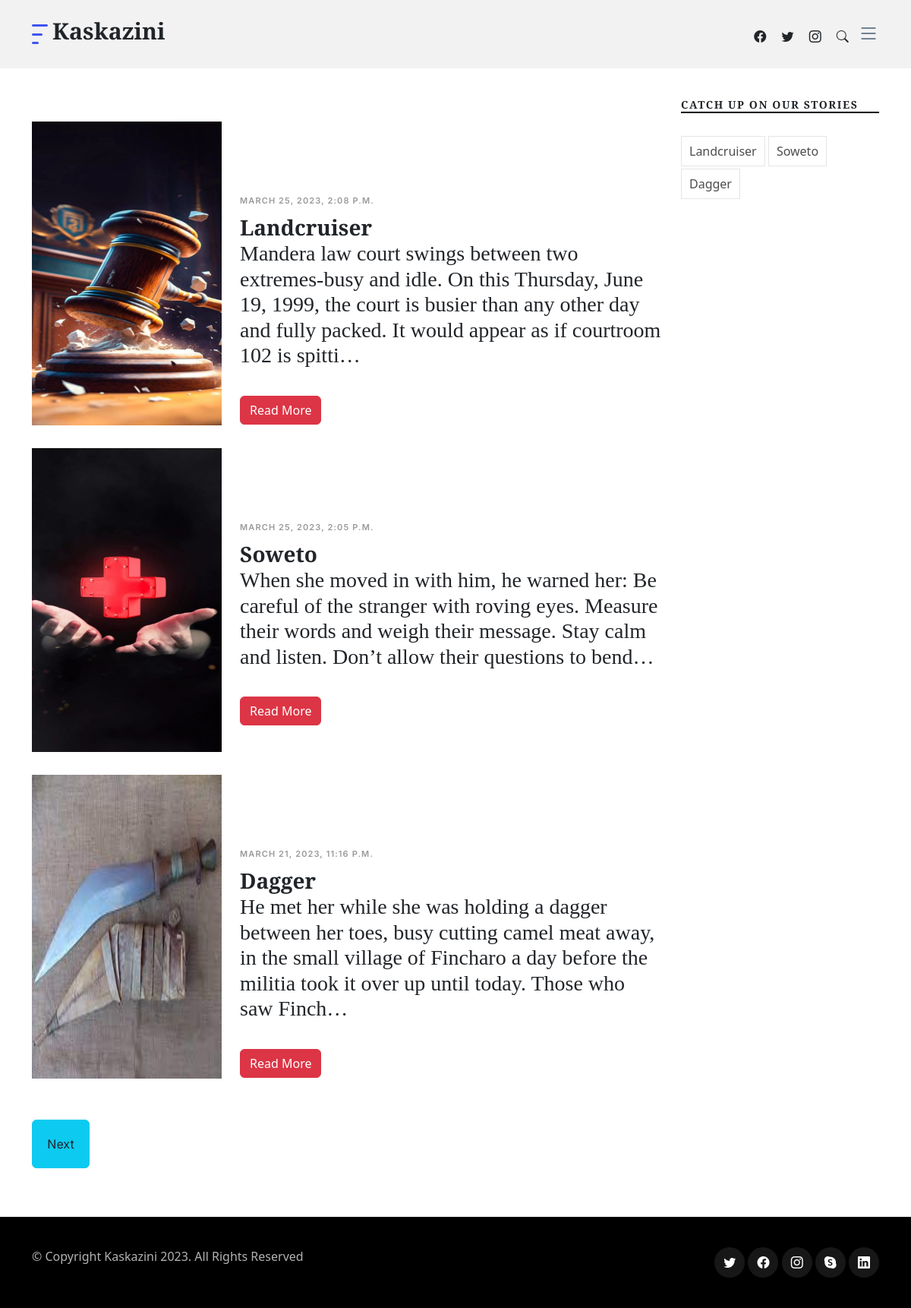
The page / on the database its author committed.
### blog/models.py (models this page shows, shortened)
class Post(models.Model):
    STATUS_CHOICES = (
        ('draft', 'Draft'),
        ('published', 'Published'),
    )
    title = models.CharField(max_length=250)
    slug = models.SlugField()
    author = models.ForeignKey(User, on_delete=models.CASCADE)
    publish = models.DateTimeField(default=timezone.now)
    image = models.ImageField(upload_to='img/uploads', blank=True, null=True)
    created = models.DateTimeField(auto_now_add=True)
    updated = models.DateTimeField(auto_now=True)
    status = models.CharField(max_length=10, choices=STATUS_CHOICES, default='draft')
    body = RichTextField(blank=True, null= True)
    tags = models.ManyToManyField(Tag, blank=True)
    class Meta:
        ordering = ('-publish',)

### blog/views.py (the view)
# urls.py: path('', HomeListView.as_view(), name='home'),
class HomeListView(ListView):
    model = Post
    template_name = 'blog/home.html' # name of your home template
    paginate_by=3

### blog/templates/blog/home.html (shortened to what this page needs)
{% extends "blog/base.html" %}
{% load static%}
{%block content%}
<main id="main">
  <section id="search-result" class="search-result">
    <div class="container">
      <div class="row">
        <div class="col-md-9">
          {% for post in object_list %}
          <div class="d-md-flex post-entry-2 small-img">
            <a href="{% url 'full-article' post.slug %}" class="me-4 thumbnail">
              {% if post.image %}
                <img src="{{ post.image.url }}" height='400px' width='250px' alt="{{ post.title }}">
              {% endif %}
            </a>
            <div><br/><br/><br/><br/>
              <div class="post-meta">  <span>{{post.publish}}</span></div>
              <h3><a href="{% url 'full-article' post.slug %}"></a><b>{{post.title}}</b>   <br><div class="body">{{ post.body|safe|truncatechars:200}}</div> </a></h3>
              <a href="{% url 'full-article' post.slug %}"><button type="button" class="btn btn-danger"> Read More</button></a>
            </div>
          </div>
          {%endfor%}
          {% if is_paginated%}
          <div class="text-start py-4">
            <div class="custom-pagination">
              {%if page_obj.has_next %}
              <button type="button" class="btn btn-info"><a href="?page={{page_obj.next_page_number}}">Next</a></button>
              {% endif %}
            </div>
          </div>
          {% endif %}
        </div>
        <div class="col-md-3">
          <div class="aside-block">
            <h3 class="aside-title">Catch up on our stories</h3>
            <ul class="aside-tags list-unstyled">
              {% for post in object_list %}
              <li><a href="{% url 'full-article' post.slug %}">{{post.title}}</a></li>
              {%endfor%}
            </ul>
          </div>
        </div>
      </div>
    </div>
  </section>
</main>
{% endblock %}

### blog/templates/blog/base.html (shortened to what this page needs)
{%load static%}
<!DOCTYPE html>
<html lang="en">
<head>
  <link href="{% static "assets/vendor/bootstrap/css/bootstrap.min.css" %}" rel="stylesheet">
  <link href="{% static "assets/vendor/bootstrap-icons/bootstrap-icons.css" %}" rel="stylesheet">
  <link href="{% static "assets/vendor/swiper/swiper-bundle.min.css" %}" rel="stylesheet">
  <link href="{% static "assets/vendor/glightbox/css/glightbox.min.css" %}" rel="stylesheet">
  <link href="{% static "assets/vendor/aos/aos.css" %}" rel="stylesheet">
  <link href="{% static "assets/css/variables.css" %}" rel="stylesheet">
  <link href="{% static "assets/css/main.css" %}" rel="stylesheet">
</head>
<body>
  <header id="header" class="header d-flex align-items-center fixed-top">
    <div class="container-fluid container-xl d-flex align-items-center justify-content-between">
      <a href="{% url 'home' %}" class="logo d-flex align-items-center">
        <img src="{% static "assets/img/logo.png" %}" alt="">
        <h1>Kaskazini</h1>
      </a>
      <div class="position-relative">
        <a href="www.faceboo.com" class="mx-2"><span class="bi-facebook"></span></a>
        <a href="#" class="mx-2"><span class="bi-twitter"></span></a>
        <a href="#" class="mx-2"><span class="bi-instagram"></span></a>
        <a href="#" class="mx-2 js-search-open"><span class="bi-search"></span></a>
        <i class="bi bi-list mobile-nav-toggle"></i>
      </div>
    </div>
  </header>
  <main id="main">
    {% block content%}
    {% endblock%}
</main>
  <footer id="footer" class="footer">
    <div class="footer-legal">
      <div class="container">
        <div class="row justify-content-between">
          <div class="col-md-6 text-center text-md-start mb-3 mb-md-0">
            <div class="copyright">
              © Copyright <strong><span>Kaskazini</span></strong> 2023. All Rights Reserved
            </div>
          </div>
          <div class="col-md-6">
            <div class="social-links mb-3 mb-lg-0 text-center text-md-end">
              <a href="#" class="twitter"><i class="bi bi-twitter"></i></a>
              <a href="#" class="facebook"><i class="bi bi-facebook"></i></a>
              <a href="#" class="instagram"><i class="bi bi-instagram"></i></a>
              <a href="#" class="google-plus"><i class="bi bi-skype"></i></a>
              <a href="#" class="linkedin"><i class="bi bi-linkedin"></i></a>
            </div>
          </div>
        </div>
      </div>
    </div>
  </footer>
</body>
</html>

### blog/static/assets/css/variables.css (style rules this page uses)
:root { --font-default: 'EB Garamond', system-ui, -apple-system, "Segoe UI", Roboto, "Helvetica Neue", Arial, "Noto Sans", "Liberation Sans", sans-serif, "Apple Color Emoji", "Segoe UI Emoji", "Segoe UI Symbol", "Noto Color Emoji"; --font-primary: 'EB Garamond', serif; --font-secondary: 'Inter', sans-serif; --color-default: #212529; --color-default-rgb: 33, 37, 41; --color-links: #212529; --color-links-hover: #15171a; --color-primary: #212529; --color-primary-light: #26282c; --color-primary-dark: #0b0c0e; --color-primary-rgb: 33, 37, 41; --color-primary-light-rgb: 38, 40, 44; --color-primary-dark-rgb: 11, 12, 14; --color-secondary: #596d80; --color-secondary-light: #8498aa; --color-secondary-dark: #404f5c; --color-secondary-rgb: 89, 109, 128; --color-secondary-light-rgb: 132, 152, 170; --color-secondary-dark-rgb: 64, 79, 92; --color-blue: #0d6efd; --color-blue-rgb: 13, 110, 253; --color-indigo: #6610f2; --color-indigo-rgb: 102, 16, 242; --color-purple: #6f42c1; --color-purple-rgb: 111, 66, 193; --color-pink: #f3268c; --color-pink-rgb: 243, 38, 140; --color-red: #df1529; --color-red-rgb: 223, 21, 4; --color-orange: #fd7e14; --color-orange-rgb: 253, 126, 20; --color-yellow: #ffc107; --color-yellow-rgb: 255, 193, 7; --color-green: #059652; --color-green-rgb: 5, 150, 82; --color-teal: #20c997; --color-teal-rgb: 32, 201, 151; --color-cyan: #0dcaf0; --color-cyan-rgb: 13, 202, 240; --color-white: #ffffff; --color-white-rgb: 255, 255, 255; --color-gray: #6c757d; --color-gray-rgb: 108, 117, 125; --color-black: #000000; --color-black-rgb: 0, 0, 0; }
:root { --bs-blue: var(--color-blue); --bs-indigo: var(--color-indigo); --bs-purple: var(--color-purple); --bs-pink: var(--color-pink); --bs-red: var(--color-red); --bs-orange: var(--color-orange); --bs-yellow: var(--color-yellow); --bs-green: var(--color-green); --bs-teal: var(--color-teal); --bs-cyan: var(--color-cyan); --bs-white: var(--color-white); --bs-gray: var(--color-gray); --bs-gray-dark: #343a40; --bs-gray-100: #f8f9fa; --bs-gray-200: #e9ecef; --bs-gray-300: #dee2e6; --bs-gray-400: #ced4da; --bs-gray-500: #adb5bd; --bs-gray-600: #6c757d; --bs-gray-700: #495057; --bs-gray-800: #343a40; --bs-gray-900: #212529; --bs-primary: var(--color-blue); --bs-secondary: var(--color-blue); --bs-success: #198754; --bs-info: #0dcaf0; --bs-warning: #ffc107; --bs-danger: #dc3545; --bs-light: #f8f9fa; --bs-dark: #212529; --bs-primary-rgb: var(--color-primary-rgb); --bs-secondary-rgb: var(--color-secondary-rgb); --bs-success-rgb: 25, 135, 84; --bs-info-rgb: 13, 202, 240; --bs-warning-rgb: 255, 193, 7; --bs-danger-rgb: 220, 53, 69; --bs-light-rgb: 248, 249, 250; --bs-dark-rgb: 33, 37, 41; --bs-white-rgb: var(--color-white-rgb); --bs-black-rgb: var(--color-black-rgb); --bs-body-color-rgb: var(--color-default-rgb); --bs-body-bg-rgb: 255, 255, 255; --bs-font-sans-serif: var(--font-default); --bs-font-monospace: SFMono-Regular, Menlo, Monaco, Consolas, "Liberation Mono", "Courier New", monospace; --bs-gradient: linear-gradient(180deg, rgba(255, 255, 255, 0.15), rgba(255, 255, 255, 0)); --bs-body-font-family: var(--font-default); --bs-body-font-size: 1rem; --bs-body-font-weight: 400; --bs-body-line-height: 1.5; --bs-body-color: var(--color-default); --bs-body-bg: #fff; }

### rows shown on the page
Post: image (picture), publish "MARCH 25, 2023, 2:08 P.M.", title "Landcruiser", body "Mandera law court swings between two extremes-busy and idle. On this Thursday, June 19, 1999, the court is busier than any other day and fully packed. It would appear as if courtroom 102 is spitti…"
Post: image (picture), publish "MARCH 25, 2023, 2:05 P.M.", title "Soweto", body "When she moved in with him, he warned her: Be careful of the stranger with roving eyes. Measure their words and weigh their message. Stay calm and listen. Don’t allow their questions to bend…"
Post: image (picture), publish "MARCH 21, 2023, 11:16 P.M.", title "Dagger", body "He met her while she was holding a dagger between her toes, busy cutting camel meat away, in the small village of Fincharo a day before the militia took it over up until today. Those who saw Finch…"
